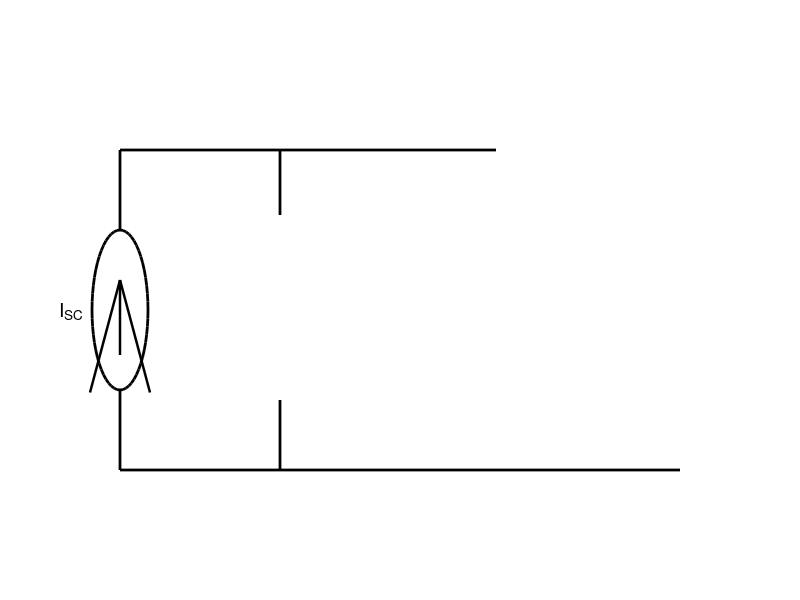

Source code (MATLAB): (Note: this script raises an error after producing the figure.)
clear; clc; close all;

fig = figure( ...
    'Color','w', ...
    'Position',[100 100 900 520]);

ax = axes('Position',[0 0 1 1]);
axis(ax,[0 10 0 6]);
axis off;
hold on;

%% Coordinates
yTop = 4.5;
yBot = 1.3;

xLeft  = 1.5;
xRp    = 3.5;
xDiode = 5.0;
xRs1   = 6.2;
xRs2   = 7.4;
xLoad  = 8.5;

%% Main wires
plot([xLeft xRs1],[yTop yTop],'k','LineWidth',2);
plot([xLeft xLoad],[yBot yBot],'k','LineWidth',2);

%% Current source
plot([xLeft xLeft],[yBot 2.1],'k','LineWidth',2);
plot([xLeft xLeft],[3.7 yTop],'k','LineWidth',2);

rectangle( ...
    'Position',[xLeft-0.35 2.1 0.7 1.6], ...
    'Curvature',[1 1], ...
    'EdgeColor','k', ...
    'LineWidth',2);

quiver( ...
    xLeft,2.45,0,0.75,0, ...
    'Color','k', ...
    'LineWidth',1.8, ...
    'MaxHeadSize',0.9);

text( ...
    xLeft-0.75,2.9,'I_{SC}', ...
    'FontSize',14, ...
    'Interpreter','tex');

%% Shunt resistance Rp
plot([xRp xRp],[yTop 3.85],'k','LineWidth',2);
plot([xRp xRp],[2.0 yBot],'k','LineWidth',2);

zigzagVertical(xRp,2.0,3.85,0.22);

text( ...
    xRp+0.35,2.9,'R_p', ...
    'FontSize',14, ...
    'Interpreter','tex');

%% Diode D
plot([xDiode xDiode],[yTop 3.45],'k','LineWidth',2);

plot( ...
    [xDiode-0.38 xDiode+0.38], ...
    [3.15 3.15], ...
    'k','LineWidth',2);

plot( ...
    [xDiode-0.38 xDiode], ...
    [3.15 2.50], ...
    'k','LineWidth',2);

plot( ...
    [xDiode+0.38 xDiode], ...
    [3.15 2.50], ...
    'k','LineWidth',2);

plot([xDiode xDiode],[3.45 3.15],'k','LineWidth',2);

plot( ...
    [xDiode-0.38 xDiode+0.38], ...
    [2.30 2.30], ...
    'k','LineWidth',2);

plot([xDiode xDiode],[2.50 2.30],'k','LineWidth',2);
plot([xDiode xDiode],[2.30 yBot],'k','LineWidth',2);

text( ...
    xDiode+0.48,2.75,'D', ...
    'FontSize',14);

%% Series resistance Rs
plot([xRs1 xRs1+0.25],[yTop yTop],'k','LineWidth',2);

zigzagHorizontal( ...
    xRs1+0.25, ...
    xRs2-0.25, ...
    yTop, ...
    0.18);

plot([xRs2-0.25 xRs2],[yTop yTop],'k','LineWidth',2);

text( ...
    (xRs1+xRs2)/2-0.15, ...
    yTop+0.45, ...
    'R_s', ...
    'FontSize',14, ...
    'Interpreter','tex');

%% Load
plot([xRs2 xLoad],[yTop yTop],'k','LineWidth',2);
plot([xLoad xLoad],[yTop 3.8],'k','LineWidth',2);
plot([xLoad xLoad],[2.0 yBot],'k','LineWidth',2);

zigzagVertical(xLoad,2.0,3.8,0.22);

text( ...
    xLoad+0.35,2.9,'Load', ...
    'FontSize',14);

%% Ground
xG = xDiode;

plot([xG xG],[yBot 0.8],'k','LineWidth',2);

plot( ...
    [xG-0.45 xG+0.45], ...
    [0.8 0.8], ...
    'k','LineWidth',2);

plot( ...
    [xG-0.30 xG+0.30], ...
    [0.6 0.6], ...
    'k','LineWidth',2);

plot( ...
    [xG-0.15 xG+0.15], ...
    [0.4 0.4], ...
    'k','LineWidth',2);

%% Junction nodes
plot( ...
    [xLeft xRp xDiode], ...
    [yTop yTop yTop], ...
    'ko', ...
    'MarkerFaceColor','k', ...
    'MarkerSize',5);

plot( ...
    [xLeft xRp xDiode], ...
    [yBot yBot yBot], ...
    'ko', ...
    'MarkerFaceColor','k', ...
    'MarkerSize',5);

%% Title
title( ...
    'Single-Diode PV Equivalent Circuit', ...
    'FontWeight','bold', ...
    'FontSize',15);

%% Export
exportgraphics( ...
    fig, ...
    'Figure1_Single_Diode_PV_Circuit.png', ...
    'Resolution',600);

exportgraphics( ...
    fig, ...
    'Figure1_Single_Diode_PV_Circuit.pdf', ...
    'ContentType','vector');

%% Local functions
function zigzagVertical(x,y1,y2,amp)

    n = 8;
    ys = linspace(y1,y2,2*n+1);
    xs = x*ones(size(ys));

    for k = 2:length(xs)-1
        if mod(k,2)==0
            xs(k) = x + amp;
        else
            xs(k) = x - amp;
        end
    end

    plot(xs,ys,'k','LineWidth',2);
end

function zigzagHorizontal(x1,x2,y,amp)

    n = 8;
    xs = linspace(x1,x2,2*n+1);
    ys = y*ones(size(xs));

    for k = 2:length(ys)-1
        if mod(k,2)==0
            ys(k) = y + amp;
        else
            ys(k) = y - amp;
        end
    end

    plot(xs,ys,'k','LineWidth',2);
end
